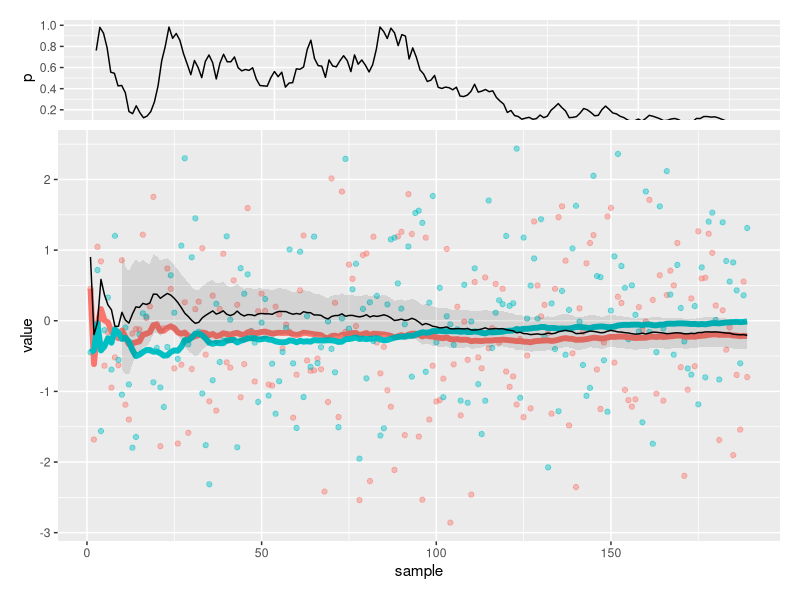

The R source for this figure:
library(ggplot2)
library(gridExtra)
library(scales)
library(reshape)
library(zoo)

partialmean <- function(x) rollapply(x,width=length(x),partial=TRUE,align="right",FUN=mean)

simulate <- function(alpha=0.05,n=10,maxiter=3000,...){
  require(ggplot2)
  require(scales)
  require(reshape)
  
  increment <- 1
  a <- rnorm(n)
  b <- rnorm(n)
  p <- rep(NULL,n-1)
  ua <- partialmean(a[1:n-1])
  ub <- partialmean(b[1:n-1])
  ci.min <- rep(NA,n-1)
  ci.max <- rep(NA,n-1)
  
  count <- n
  for(i in 1:maxiter){
    t <- t.test(a,b)
    p <- c(p,t$p.value)
    ua <- c(ua,t$estimate["mean of x"])
    ub <- c(ub,t$estimate["mean of y"])
    ci.max <- c(ci.max, t$conf.int[2])
    ci.min <- c(ci.min, t$conf.int[1])
    if(t$p.value <= alpha){
      break
    }
    
    count <- count + increment
    nexta <- rnorm(increment)
    nextb <- rnorm(increment)
    a <- c(a,nexta)
    b <- c(b,nextb)
  }
  
  if(tail(p,n=1) > alpha){
    # failure to converge
    warning(paste("Failed to achieve significance in",maxiter,"iterations."))
  }
  
  df <-  data.frame(a,b)
  df$idx <- as.numeric(row.names(df))
  
  du <-  data.frame(a=ua,b=ub)
  du$idx <- as.numeric(row.names(du))
  
  dc <- data.frame(diff=ua-ub,lower=ci.min,upper=ci.max)
  dc$idx <- as.numeric(row.names(dc))
  
  pvals <- data.frame(p)
  pvals$idx <- as.numeric(row.names(pvals))
  
  df <- melt(df,measure.vars=c("a","b"),variable_name="group")
  du <- melt(du,measure.vars=c("a","b"),variable_name="group")
  
  if(count <= 100)
    trans <- 1
  else
    trans <- 1 / log10(count)
  
  list(count=count
       ,samples=df
       ,means=du
       ,conf.int=dc
       ,samples.plot=ggplot(data=df,aes(x=idx,y=value,color=group),size=1.5) + 
                     geom_point(alpha=I(trans)) + 
                     geom_line(data=du,size=2) +
                     scale_y_continuous(breaks= pretty_breaks())
       ,pvals=pvals
       ,pvals.plot=ggplot(data=subset(pvals,!is.na(p)),aes(x=idx,y=p)) + 
                   geom_line() + 
                   geom_abline(intercept=alpha, slope=0, color="red",alpha=I(1/2)) +
                   scale_y_continuous(breaks= pretty_breaks(),limits=c(0,1))
       )
}

test <- simulate(maxiter=1000) 

pplot <- test$pvals.plot +  
            theme(axis.title.x = element_blank()
                  ,axis.text.x= element_blank()
                  ,axis.ticks.x=element_blank()
                  ,plot.margin=unit(c(1,1,-1,1), "lines")) 

ciplot <- test$samples.plot + 
            geom_ribbon(aes(x=idx,ymin=lower,ymax=upper,y=diff),color=NA,fill="black",alpha=I(1/10),data=test$conf.int) + 
            geom_line(aes(x=idx,y=diff),color="black",data=test$conf.int) + 
            xlab("sample") + 
            theme(legend.position = "none"
                  ,plot.margin=unit(c(0.5,1,1,1), "lines"))

grid.arrange(pplot, ciplot, ncol=1, nrow=2, widths=c(4), heights=c(1, 4))
